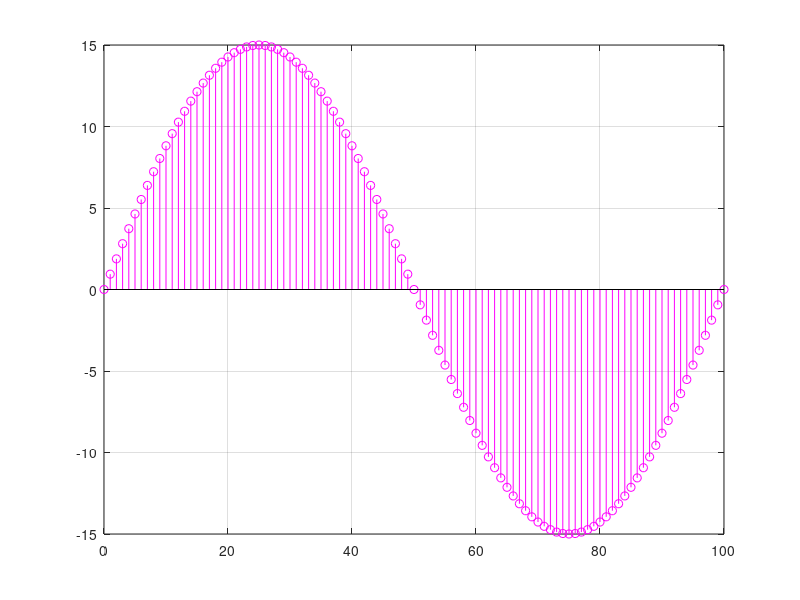

This chart was generated by the following MATLAB code: (Note: this script raises an error after producing the figure.)
clear all;close all;clc;
F=100;
Fs=10000;
Ts=1/Fs;
N=500;
n=[0:N-1];

t=[0:Ts:N*Ts];
x=sin(2*pi*F*t);

q=input('Enter No. of bits (1-8): ');

fd=F/Fs;
xn=sin(2*pi*fd*n);

qs=input('Select the method of quantization, Press 1 for Round-off, 2 for Floor and 3 for Ceil: ');
max=2^(q-1)-1;
xn=max*xn;

if qs==1
xq = round(xn); 
elseif qs==2
xq = floor(xn); 
elseif qs==3 
xq = ceil(xn);
end

figure;
stem(n,xn,'m');xlim([0 100]),grid on;hold on;
%figure;
stem(n,xq,'g');xlim([0 100]);hold on;
%figure;
plot(n,xq,'k','linewidth',1.5);xlim([0 100]);
legend('DTCV','DTDV','LEVELS');
